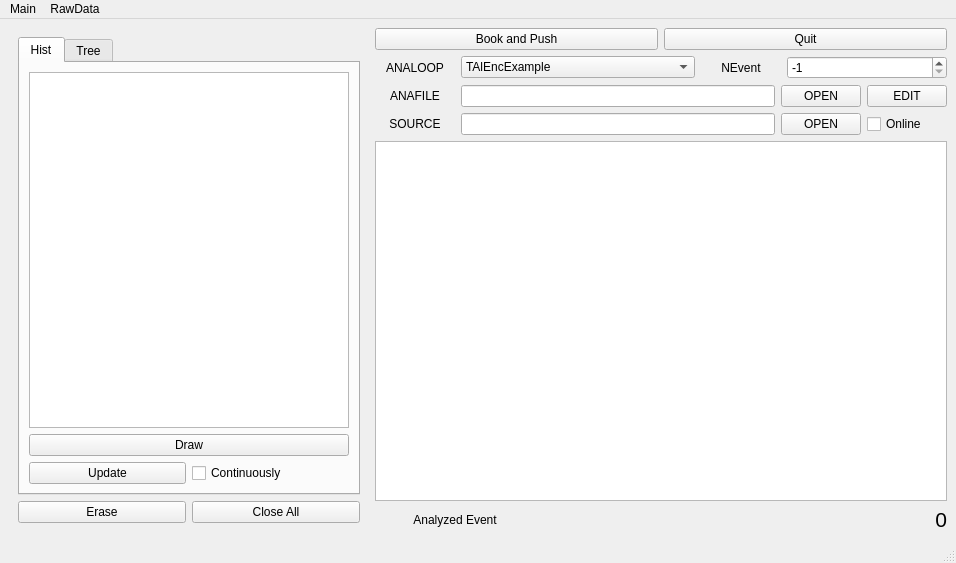
<?xml version="1.0" encoding="UTF-8"?>
<ui version="4.0">
 <class>MainWindow</class>
 <widget class="QMainWindow" name="MainWindow">
  <property name="geometry">
   <rect>
    <x>0</x>
    <y>0</y>
    <width>956</width>
    <height>563</height>
   </rect>
  </property>
  <property name="windowTitle">
   <string>ANALOOP Controller</string>
  </property>
  <widget class="QWidget" name="centralwidget">
   <layout class="QHBoxLayout" name="mainLayout">
    <item>
     <widget class="QWidget" name="widget" native="true">
      <property name="maximumSize">
       <size>
        <width>360</width>
        <height>16777215</height>
       </size>
      </property>
      <layout class="QVBoxLayout" name="histlistLayout">
       <item>
        <widget class="QTabWidget" name="drawtabWidget">
         <property name="sizePolicy">
          <sizepolicy hsizetype="Expanding" vsizetype="Expanding">
           <horstretch>0</horstretch>
           <verstretch>0</verstretch>
          </sizepolicy>
         </property>
         <property name="maximumSize">
          <size>
           <width>16777215</width>
           <height>16777215</height>
          </size>
         </property>
         <property name="currentIndex">
          <number>0</number>
         </property>
         <widget class="QWidget" name="histwidget">
          <property name="sizePolicy">
           <sizepolicy hsizetype="Expanding" vsizetype="Expanding">
            <horstretch>0</horstretch>
            <verstretch>0</verstretch>
           </sizepolicy>
          </property>
          <attribute name="title">
           <string>Hist</string>
          </attribute>
          <layout class="QVBoxLayout" name="histtabLayout">
           <property name="sizeConstraint">
            <enum>QLayout::SetDefaultConstraint</enum>
           </property>
           <item>
            <widget class="QListWidget" name="histlistWidget">
             <property name="sizePolicy">
              <sizepolicy hsizetype="Expanding" vsizetype="Expanding">
               <horstretch>0</horstretch>
               <verstretch>0</verstretch>
              </sizepolicy>
             </property>
            </widget>
           </item>
           <item>
            <widget class="QPushButton" name="drawButton">
             <property name="text">
              <string>Draw</string>
             </property>
            </widget>
           </item>
           <item>
            <layout class="QHBoxLayout" name="histupdateLayout">
             <item>
              <widget class="QPushButton" name="updateButton">
               <property name="text">
                <string>Update</string>
               </property>
              </widget>
             </item>
             <item>
              <widget class="QCheckBox" name="updatecheckBox">
               <property name="text">
                <string>Continuously</string>
               </property>
              </widget>
             </item>
            </layout>
           </item>
          </layout>
         </widget>
         <widget class="QWidget" name="treewidget">
          <attribute name="title">
           <string>Tree</string>
          </attribute>
          <layout class="QVBoxLayout" name="treetabLayout">
           <item>
            <widget class="QTableWidget" name="branchlistWidget">
             <property name="maximumSize">
              <size>
               <width>16777215</width>
               <height>16777215</height>
              </size>
             </property>
             <property name="rowCount">
              <number>1</number>
             </property>
             <property name="columnCount">
              <number>3</number>
             </property>
             <row/>
             <column>
              <property name="text">
               <string>branch</string>
              </property>
             </column>
             <column>
              <property name="text">
               <string>minimum</string>
              </property>
             </column>
             <column>
              <property name="text">
               <string>maximum</string>
              </property>
             </column>
            </widget>
           </item>
           <item>
            <layout class="QHBoxLayout" name="treedrawbuttonLayout">
             <item>
              <widget class="QPushButton" name="draw1dButton">
               <property name="text">
                <string>Draw 1D</string>
               </property>
              </widget>
             </item>
             <item>
              <widget class="QPushButton" name="draw2dButton">
               <property name="text">
                <string>Draw 2D</string>
               </property>
              </widget>
             </item>
            </layout>
           </item>
           <item>
            <widget class="QPushButton" name="resetcutButton">
             <property name="text">
              <string>Reset Cut</string>
             </property>
            </widget>
           </item>
          </layout>
         </widget>
        </widget>
       </item>
       <item>
        <layout class="QHBoxLayout" name="histdrawLayout">
         <item>
          <widget class="QPushButton" name="eraseButton">
           <property name="text">
            <string>Erase</string>
           </property>
          </widget>
         </item>
         <item>
          <widget class="QPushButton" name="closeButton">
           <property name="text">
            <string>Close All</string>
           </property>
          </widget>
         </item>
        </layout>
       </item>
      </layout>
     </widget>
    </item>
    <item>
     <layout class="QVBoxLayout" name="ctlLayout">
      <item>
       <layout class="QHBoxLayout" name="ctlbuttonLayout">
        <item>
         <widget class="QPushButton" name="bookButton">
          <property name="text">
           <string>Book and Push</string>
          </property>
         </widget>
        </item>
        <item>
         <widget class="QPushButton" name="quitButton">
          <property name="text">
           <string>Quit</string>
          </property>
         </widget>
        </item>
       </layout>
      </item>
      <item>
       <layout class="QHBoxLayout" name="analoopLayout">
        <item>
         <widget class="QLabel" name="analooplabel">
          <property name="sizePolicy">
           <sizepolicy hsizetype="Fixed" vsizetype="Preferred">
            <horstretch>0</horstretch>
            <verstretch>0</verstretch>
           </sizepolicy>
          </property>
          <property name="minimumSize">
           <size>
            <width>80</width>
            <height>0</height>
           </size>
          </property>
          <property name="maximumSize">
           <size>
            <width>80</width>
            <height>16777215</height>
           </size>
          </property>
          <property name="text">
           <string>ANALOOP</string>
          </property>
          <property name="alignment">
           <set>Qt::AlignCenter</set>
          </property>
         </widget>
        </item>
        <item>
         <widget class="QComboBox" name="analoopCombo">
          <property name="currentIndex">
           <number>0</number>
          </property>
          <item>
           <property name="text">
            <string>TAlEncExample</string>
           </property>
          </item>
          <item>
           <property name="text">
            <string>TAlRawDataExample</string>
           </property>
          </item>
         </widget>
        </item>
        <item>
         <widget class="QLabel" name="neventlabel">
          <property name="sizePolicy">
           <sizepolicy hsizetype="Fixed" vsizetype="Preferred">
            <horstretch>0</horstretch>
            <verstretch>0</verstretch>
           </sizepolicy>
          </property>
          <property name="minimumSize">
           <size>
            <width>80</width>
            <height>0</height>
           </size>
          </property>
          <property name="text">
           <string>NEvent</string>
          </property>
          <property name="alignment">
           <set>Qt::AlignCenter</set>
          </property>
         </widget>
        </item>
        <item>
         <widget class="QSpinBox" name="neventspinBox">
          <property name="sizePolicy">
           <sizepolicy hsizetype="Maximum" vsizetype="Fixed">
            <horstretch>0</horstretch>
            <verstretch>0</verstretch>
           </sizepolicy>
          </property>
          <property name="minimumSize">
           <size>
            <width>160</width>
            <height>0</height>
           </size>
          </property>
          <property name="minimum">
           <number>-1</number>
          </property>
          <property name="maximum">
           <number>999999999</number>
          </property>
          <property name="value">
           <number>-1</number>
          </property>
         </widget>
        </item>
       </layout>
      </item>
      <item>
       <layout class="QHBoxLayout" name="anafileLayout">
        <item>
         <widget class="QLabel" name="anafilelabel">
          <property name="sizePolicy">
           <sizepolicy hsizetype="Fixed" vsizetype="Preferred">
            <horstretch>0</horstretch>
            <verstretch>0</verstretch>
           </sizepolicy>
          </property>
          <property name="minimumSize">
           <size>
            <width>80</width>
            <height>0</height>
           </size>
          </property>
          <property name="maximumSize">
           <size>
            <width>80</width>
            <height>16777215</height>
           </size>
          </property>
          <property name="text">
           <string>ANAFILE</string>
          </property>
          <property name="alignment">
           <set>Qt::AlignCenter</set>
          </property>
         </widget>
        </item>
        <item>
         <widget class="QLineEdit" name="anafilelineEdit"/>
        </item>
        <item>
         <widget class="QPushButton" name="afopenButton">
          <property name="minimumSize">
           <size>
            <width>80</width>
            <height>0</height>
           </size>
          </property>
          <property name="text">
           <string>OPEN</string>
          </property>
         </widget>
        </item>
        <item>
         <widget class="QPushButton" name="afeditButton">
          <property name="minimumSize">
           <size>
            <width>80</width>
            <height>0</height>
           </size>
          </property>
          <property name="text">
           <string>EDIT</string>
          </property>
         </widget>
        </item>
       </layout>
      </item>
      <item>
       <layout class="QHBoxLayout" name="sourceLayout">
        <item>
         <widget class="QLabel" name="sourcelabel">
          <property name="sizePolicy">
           <sizepolicy hsizetype="Fixed" vsizetype="Preferred">
            <horstretch>0</horstretch>
            <verstretch>0</verstretch>
           </sizepolicy>
          </property>
          <property name="minimumSize">
           <size>
            <width>80</width>
            <height>0</height>
           </size>
          </property>
          <property name="maximumSize">
           <size>
            <width>80</width>
            <height>16777215</height>
           </size>
          </property>
          <property name="text">
           <string>SOURCE</string>
          </property>
          <property name="alignment">
           <set>Qt::AlignCenter</set>
          </property>
         </widget>
        </item>
        <item>
         <widget class="QLineEdit" name="sourcelineEdit"/>
        </item>
        <item>
         <widget class="QPushButton" name="sopenButton">
          <property name="minimumSize">
           <size>
            <width>80</width>
            <height>0</height>
           </size>
          </property>
          <property name="text">
           <string>OPEN</string>
          </property>
         </widget>
        </item>
        <item>
         <widget class="QCheckBox" name="onlinecheckBox">
          <property name="minimumSize">
           <size>
            <width>80</width>
            <height>0</height>
           </size>
          </property>
          <property name="text">
           <string>Online</string>
          </property>
         </widget>
        </item>
       </layout>
      </item>
      <item>
       <widget class="QTextBrowser" name="consoleBrowser">
        <property name="enabled">
         <bool>true</bool>
        </property>
        <property name="sizePolicy">
         <sizepolicy hsizetype="Expanding" vsizetype="Expanding">
          <horstretch>0</horstretch>
          <verstretch>0</verstretch>
         </sizepolicy>
        </property>
       </widget>
      </item>
      <item>
       <layout class="QHBoxLayout" name="statusLayout">
        <item>
         <widget class="QLabel" name="neventcountlabel">
          <property name="sizePolicy">
           <sizepolicy hsizetype="Fixed" vsizetype="Preferred">
            <horstretch>0</horstretch>
            <verstretch>0</verstretch>
           </sizepolicy>
          </property>
          <property name="minimumSize">
           <size>
            <width>160</width>
            <height>0</height>
           </size>
          </property>
          <property name="maximumSize">
           <size>
            <width>160</width>
            <height>16777215</height>
           </size>
          </property>
          <property name="text">
           <string>Analyzed Event</string>
          </property>
          <property name="alignment">
           <set>Qt::AlignCenter</set>
          </property>
         </widget>
        </item>
        <item>
         <widget class="QLabel" name="neventcounter">
          <property name="font">
           <font>
            <pointsize>16</pointsize>
           </font>
          </property>
          <property name="text">
           <string>0</string>
          </property>
          <property name="alignment">
           <set>Qt::AlignRight|Qt::AlignTrailing|Qt::AlignVCenter</set>
          </property>
         </widget>
        </item>
       </layout>
      </item>
     </layout>
    </item>
   </layout>
  </widget>
  <widget class="QMenuBar" name="menubar">
   <property name="geometry">
    <rect>
     <x>0</x>
     <y>0</y>
     <width>956</width>
     <height>20</height>
    </rect>
   </property>
   <widget class="QMenu" name="menuMain">
    <property name="title">
     <string>Main</string>
    </property>
    <addaction name="actionQuit"/>
   </widget>
   <widget class="QMenu" name="menuRawData">
    <property name="title">
     <string>RawData</string>
    </property>
    <addaction name="actionRawDataAnalyze"/>
   </widget>
   <addaction name="menuMain"/>
   <addaction name="menuRawData"/>
  </widget>
  <widget class="QStatusBar" name="statusbar"/>
  <action name="actionQuit">
   <property name="text">
    <string>Quit</string>
   </property>
  </action>
  <action name="actionRawDataAnalyze">
   <property name="text">
    <string>Change to select</string>
   </property>
  </action>
 </widget>
 <resources/>
 <connections/>
</ui>
